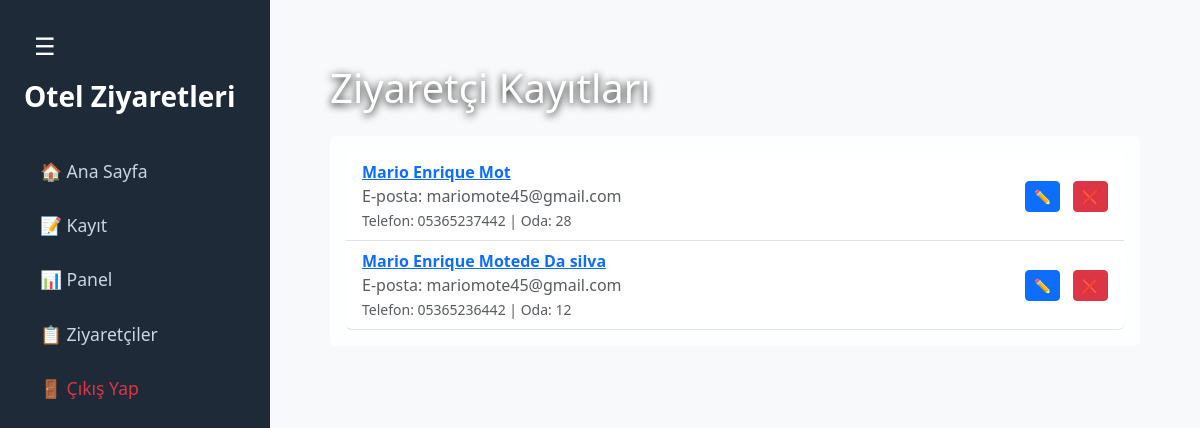
The page /dashboard (signed in) on the database as committed earlier.
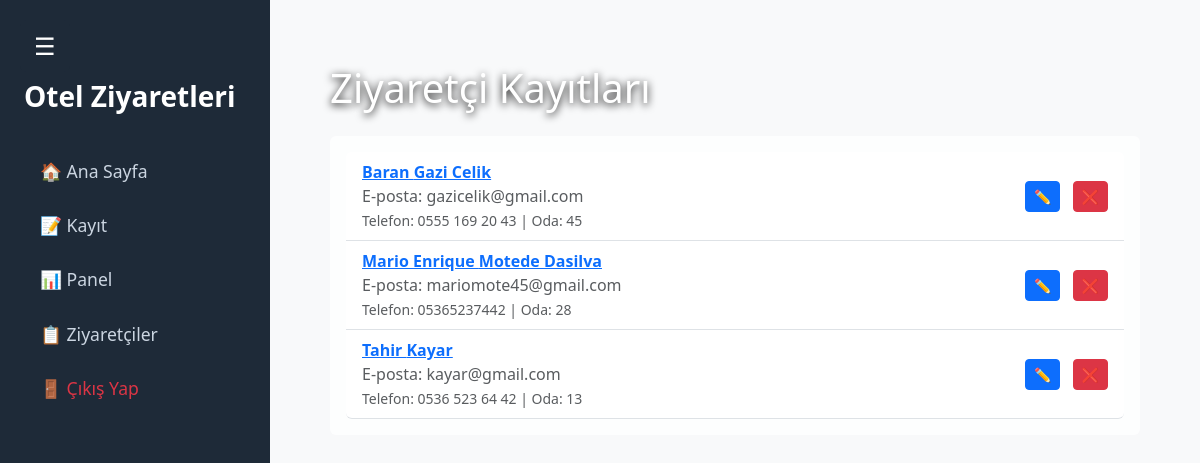
The same page on the database as committed later.
### models.py (models this page shows)
class Visitor(db.Model):
    __tablename__ = 'visitors'
    __table_args__ = {'extend_existing': True}
    id = db.Column(db.Integer, primary_key=True)
    name = db.Column(db.String(150), nullable=False)
    surname = db.Column(db.String(150), nullable=False)
    email = db.Column(db.String(150), nullable=False)
    phone = db.Column(db.String(20), nullable=False)
    room = db.Column(db.String(50), nullable=False)
    visit_date = db.Column(db.DateTime, default=datetime.utcnow)

### app.py (the view)
@app.route('/dashboard')
@login_required
def dashboard():
    visitors = Visitor.query.order_by(Visitor.visit_date.desc()).all()
    return render_template('dashboard.html', visitors=visitors, background_class='dashboard-background')

### app.py (called while the page is built)
def login_required(f):
    @wraps(f)
    def decorated_function(*args, **kwargs):
        if 'user_id' not in session:
            flash('Öncelikle giriş yapmalısınız.')
            return redirect(url_for('login'))
        return f(*args, **kwargs)
    return decorated_function

@app.before_request
def create_tables():
    db.create_all()

### templates/dashboard.html
{% extends "base.html" %}
{% block page_class %}dashboard-background{% endblock %}
{% block content %}
<div class="container mt-4">
    <h1 class="mb-4 text-white">Ziyaretçi Kayıtları</h1>
    {% if visitors %}
    <div class="list-group bg-white bg-opacity-75 rounded p-3">
        {% for visitor in visitors %}
        <div class="visitor-item list-group-item d-flex justify-content-between align-items-center border-0 border-bottom">
            <div>
                <strong>
                    <a href="{{ url_for('visitor_detail', visitor_id=visitor.id) }}">
                        {{ visitor.name }} {{ visitor.surname }}
                    </a>
                </strong><br>
                <span class="text-muted">E-posta: {{ visitor.email }}</span><br>
                <span class="text-muted small">Telefon: {{ visitor.phone }} | Oda: {{ visitor.room }}</span>
            </div>
            <div class="visitor-actions">
                <a href="{{ url_for('edit_visitor', visitor_id=visitor.id) }}" class="btn btn-sm btn-primary me-2" title="Düzenle">✏️</a>
                <a href="{{ url_for('delete_visitor', visitor_id=visitor.id) }}" class="btn btn-sm btn-danger" title="Sil" onclick="return confirm('Bu kaydı silmek istediğinize emin misiniz?');">❌</a>
            </div>
        </div>
        {% endfor %}
    </div>
    {% else %}
    <p class="text-white">Henüz ziyaretçi kaydı yok.</p>
    {% endif %}
</div>
{% endblock %}

### templates/base.html (shortened to what this page needs)
<!DOCTYPE html>
<html lang="tr">
<head>
    <link href="https://cdn.jsdelivr.net/npm/bootstrap@5.3.0/dist/css/bootstrap.min.css" rel="stylesheet" />
    <link rel="stylesheet" href="https://cdn.jsdelivr.net/npm/bootstrap-icons/font/bootstrap-icons.css" />
    <link rel="stylesheet" href="{{ url_for('static', filename='css/style.css') }}" />
    <link rel="stylesheet" href="{{ url_for('static', filename='css/backgrounds.css') }}">
</head>
<body class="{% block page_class %}{% endblock %}">
    <button class="toggle-btn" aria-label="Toggle sidebar" onclick="toggleSidebar()">☰</button>
    <nav class="sidebar" id="sidebar" role="navigation" aria-label="Main sidebar">
        <div class="sidebar-header"><br><br>
            <h2>Otel Ziyaretleri</h2>
        </div>
        <ul class="nav flex-column">
            <li class="nav-item"><a class="nav-link" href="/">🏠 Ana Sayfa</a></li>
            <li class="nav-item"><a class="nav-link" href="/register">📝 Kayıt</a></li>
            <li class="nav-item"><a class="nav-link" href="/dashboard">📊 Panel</a></li>
            <li class="nav-item"><a class="nav-link" href="/visitors">📋 Ziyaretçiler</a></li>
            {% if session.get('user_id') %}
            <li class="nav-item"><a class="nav-link text-danger" href="{{ url_for('logout') }}">🚪 Çıkış Yap</a></li>
        {% else %}
            <li class="nav-item"><a class="nav-link" href="{{ url_for('login') }}">🔑 Giriş Yap</a></li>
        {% endif %}
        </ul>
    </nav>
    <main class="content" id="content" tabindex="-1">
        {% block content %}{% endblock %}
    </main>
</body>
</html>

### static/css/style.css (style rules this page uses)
html, body { margin: 0; padding: 0; height: 100%; font-family: 'Segoe UI', Tahoma, Geneva, Verdana, sans-serif; background-color: #f8f9fa; color: #212529; }
.sidebar { position: fixed; top: 0; left: 0; width: 270px; height: 100vh; background-color: #1e2a38; color: #fff; padding: 2rem 1.5rem; box-sizing: border-box; transition: transform 0.3s ease; z-index: 1000; display: flex; flex-direction: column; }
.sidebar-header h2 { margin: 0 0 2rem 0; font-weight: 700; font-size: 1.75rem; color: #ffffff; user-select: none; }
.sidebar .nav-link { color: #cbd5e1; font-size: 1.1rem; padding: 0.75rem 1rem; margin-bottom: 0.25rem; border-radius: 6px; transition: background-color 0.2s ease; display: flex; align-items: center; text-decoration: none; }
.content { margin-left: 270px; padding: 2.5rem 3rem; min-height: 100vh; transition: margin-left 0.3s ease; }
.toggle-btn { position: fixed; top: 20px; left: 20px; background-color: #1e2a38; border: none; color: white; font-size: 1.5rem; padding: 8px 14px; border-radius: 6px; cursor: pointer; z-index: 1100; user-select: none; transition: background-color 0.3s ease; }

### static/css/backgrounds.css (style rules this page uses)
.dashboard-background { background-image: url('/static/img/panel.jpg'); background-size: cover; background-position: center; background-repeat: no-repeat; background-attachment: fixed; min-height: 100vh; width: 100%; }
h1 { text-shadow: 0px 2px 8px rgb(0, 0, 0); }

Rows that differ between the two databases and show on the page:
added Visitor: name "Baran", surname "Gazi Celik", email "gazicelik@gmail.com", phone "0555 169 20 43", room "45"
changed Visitor "Mario Enrique": surname "Mot" → "Motede Dasilva"
changed Visitor: name "Mario Enrique" → "Tahir"; surname "Motede Da silva" → "Kayar"; email "mariomote45@gmail.com" → "kayar@gmail.com"; phone "05365236442" → "0536 523 64 42"; room "12" → "13"
